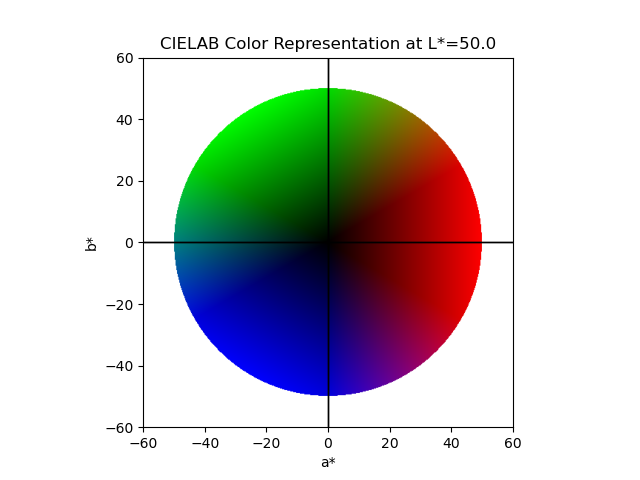

Write the Python code that produced this figure.
import numpy as np
import matplotlib.pyplot as plt
from scipy.spatial import ConvexHull

# Global variables to store clicked points
clicked_points = []
num_points = 0


def cielab_plot(L_value):
    # Define the fixed resolution for the plot
    resolution = 500

    # Define the grid for the a* and b* values
    a_values = np.linspace(-60, 60, resolution)
    b_values = np.linspace(-60, 60, resolution)
    a, b = np.meshgrid(a_values, b_values)

    # Calculate the distance from the origin to each point
    distance = np.sqrt(a ** 2 + b ** 2)

    # Mask values outside the CIELAB color wheel (distance > 50)
    mask = distance <= 50

    # Hue angle (theta), where hue varies with the angle around the origin
    theta = np.arctan2(b, a)
    theta = np.where(theta < 0, theta + 2 * np.pi, theta)  # Adjust angle to [0, 2*pi]

    # Chroma is just the distance from the origin
    chroma = np.clip(distance / 50, 0, 1)

    # Adjust lightness factor based on L*
    # Apply lightness scaling where L=50 is neutral and L=0 is black, L=100 is very bright
    L_norm = L_value / 100.0
    L_factor = 0.8 * L_norm + 0.65  # Ensure colors are not too dark, even for lower L* values

    # Calculate RGB values based on LCH values (CIELAB approximation)
    r = chroma * np.clip(np.cos(theta - 0), 0, 1) * L_factor
    g = chroma * np.clip(np.cos(theta - 2 * np.pi / 3), 0, 1) * L_factor
    bl = chroma * np.clip(np.cos(theta - 4 * np.pi / 3), 0, 1) * L_factor

    # Combine the color channels into an RGB image
    rgb_image = np.zeros((a.shape[0], a.shape[1], 3))
    rgb_image[..., 0] = r
    rgb_image[..., 1] = g
    rgb_image[..., 2] = bl

    # Apply the mask to remove the outer part
    rgb_image[~mask] = [1, 1, 1]  # Set outer region to white

    # Create the plot
    plt.imshow(rgb_image, extent=(-60, 60, -60, 60), origin='lower')

    # Plot the axes lines at a* = 0 and b* = 0
    plt.plot([0, 0], [-60, 60], color='black', linewidth=1)
    plt.plot([-60, 60], [0, 0], color='black', linewidth=1)

    # Label the axes and add title
    plt.xlabel('a*')
    plt.ylabel('b*')
    plt.title(f'CIELAB Color Representation at L*={L_value}')

    # Set the aspect ratio to be equal to make it a circle
    plt.gca().set_aspect('equal', adjustable='box')

    # Show ticks and add spacing around plot
    plt.xticks(np.arange(-60, 70, 20))
    plt.yticks(np.arange(-60, 70, 20))

    # Connect to event handler for clicks
    plt.gcf().canvas.mpl_connect('button_press_event', on_click)

    plt.show()


def on_click(event):
    global clicked_points, num_points

    if len(clicked_points) < num_points:
        # Only consider clicks inside the plot area
        if event.xdata is not None and event.ydata is not None:
            # Append the clicked point
            clicked_points.append((event.xdata, event.ydata))
            # Annotate the point with its (a*, b*) values
            plt.gca().annotate(f'({event.xdata:.1f}, {event.ydata:.1f})',
                               (event.xdata, event.ydata),
                               textcoords="offset points", xytext=(5, 5),
                               ha='center', fontsize=8, color='black')
            plt.plot(event.xdata, event.ydata, 'ko')  # Mark the clicked point

            # Redraw plot to show the updated annotations
            plt.draw()

        # Once all points are clicked, calculate and plot the convex hull
        if len(clicked_points) == num_points:
            draw_convex_hull()


def draw_convex_hull():
    global clicked_points

    # Convert the list of points into an array
    points = np.array(clicked_points)
    if len(points) >= 3:  # Convex hull requires at least 3 points
        hull = ConvexHull(points)

        # Plot the convex hull
        for simplex in hull.simplices:
            plt.plot(points[simplex, 0], points[simplex, 1], 'k--', lw=2)

    # Redraw the plot to display the convex hull
    plt.draw()


# Main function to get user input and plot the CIELAB color space
def main():
    global num_points

    # Get user input for L* value
    L_value = float(input("Enter the L* value (lightness, typically between 0 and 100): "))

    # Get user input for how many points they want to click
    num_points = int(input("Enter the number of points you'd like to plot: "))

    # Call the function to plot the CIELAB color space with the user-defined L* value
    cielab_plot(L_value)


# Run the main function
if __name__ == "__main__":
    main()
